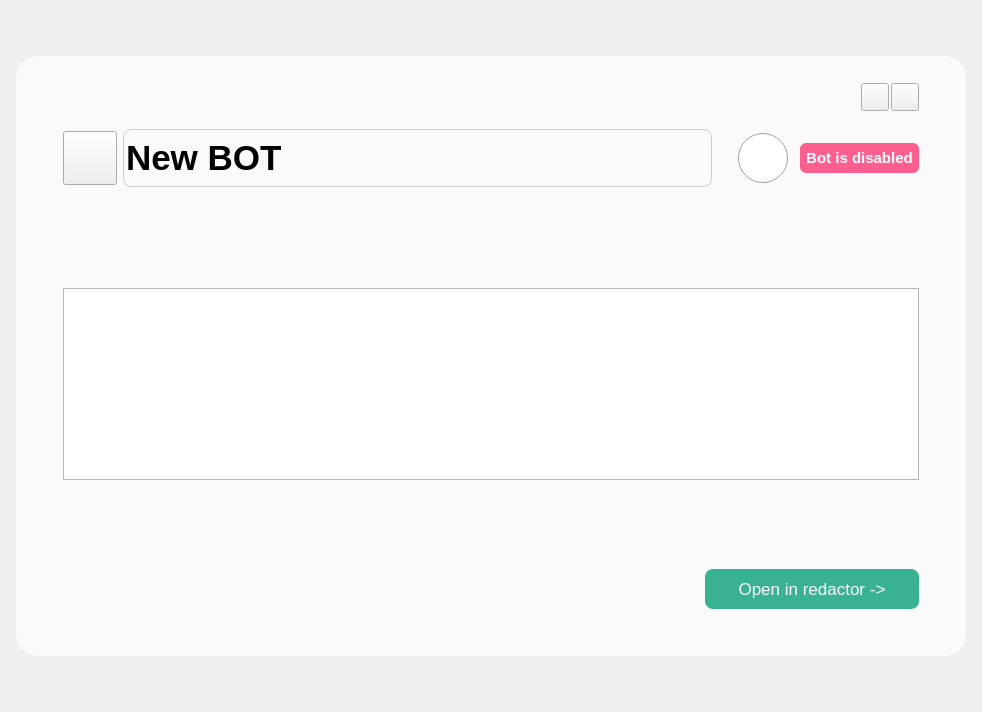
<?xml version="1.0" encoding="UTF-8"?>
<ui version="4.0">
 <class>SelectedProjectWidget</class>
 <widget class="QWidget" name="SelectedProjectWidget">
  <property name="geometry">
   <rect>
    <x>0</x>
    <y>0</y>
    <width>982</width>
    <height>712</height>
   </rect>
  </property>
  <property name="windowTitle">
   <string>Form</string>
  </property>
  <layout class="QVBoxLayout" name="verticalLayout_3">
   <item>
    <spacer name="verticalSpacer">
     <property name="orientation">
      <enum>Qt::Vertical</enum>
     </property>
     <property name="sizeHint" stdset="0">
      <size>
       <width>20</width>
       <height>58</height>
      </size>
     </property>
    </spacer>
   </item>
   <item>
    <layout class="QHBoxLayout" name="horizontalLayout_3">
     <item>
      <spacer name="horizontalSpacer">
       <property name="orientation">
        <enum>Qt::Horizontal</enum>
       </property>
       <property name="sizeHint" stdset="0">
        <size>
         <width>40</width>
         <height>20</height>
        </size>
       </property>
      </spacer>
     </item>
     <item>
      <widget class="QGroupBox" name="background">
       <property name="sizePolicy">
        <sizepolicy hsizetype="Minimum" vsizetype="Minimum">
         <horstretch>0</horstretch>
         <verstretch>0</verstretch>
        </sizepolicy>
       </property>
       <property name="minimumSize">
        <size>
         <width>950</width>
         <height>600</height>
        </size>
       </property>
       <property name="styleSheet">
        <string notr="true">QGroupBox{
border-radius: 22px;
border:none;
background-color: rgba(255,255,255,180);
}
QGroupBox::hover{
border-radius: 22px;
border:none;
background-color: rgb(255,255,255);
}</string>
       </property>
       <property name="title">
        <string/>
       </property>
       <layout class="QVBoxLayout" name="verticalLayout">
        <property name="leftMargin">
         <number>47</number>
        </property>
        <property name="topMargin">
         <number>27</number>
        </property>
        <property name="rightMargin">
         <number>47</number>
        </property>
        <property name="bottomMargin">
         <number>47</number>
        </property>
        <item>
         <layout class="QHBoxLayout" name="horizontalLayout_9">
          <property name="topMargin">
           <number>0</number>
          </property>
          <item>
           <layout class="QHBoxLayout" name="horizontalLayout_8">
            <property name="spacing">
             <number>2</number>
            </property>
            <property name="topMargin">
             <number>0</number>
            </property>
            <item>
             <spacer name="horizontalSpacer_4">
              <property name="orientation">
               <enum>Qt::Horizontal</enum>
              </property>
              <property name="sizeHint" stdset="0">
               <size>
                <width>40</width>
                <height>20</height>
               </size>
              </property>
             </spacer>
            </item>
            <item>
             <widget class="QPushButton" name="edit_bot_button">
              <property name="minimumSize">
               <size>
                <width>28</width>
                <height>28</height>
               </size>
              </property>
              <property name="maximumSize">
               <size>
                <width>28</width>
                <height>28</height>
               </size>
              </property>
              <property name="text">
               <string/>
              </property>
              <property name="icon">
               <iconset resource="../bot_icons.qrc">
                <normaloff>:/icons/widgets/times_icon/save.png</normaloff>:/icons/widgets/times_icon/save.png</iconset>
              </property>
              <property name="iconSize">
               <size>
                <width>20</width>
                <height>20</height>
               </size>
              </property>
             </widget>
            </item>
            <item>
             <widget class="QPushButton" name="remove_bot_button">
              <property name="minimumSize">
               <size>
                <width>28</width>
                <height>28</height>
               </size>
              </property>
              <property name="maximumSize">
               <size>
                <width>28</width>
                <height>28</height>
               </size>
              </property>
              <property name="text">
               <string/>
              </property>
              <property name="icon">
               <iconset resource="../bot_icons.qrc">
                <normaloff>:/icons/widgets/times_icon/remove.png</normaloff>:/icons/widgets/times_icon/remove.png</iconset>
              </property>
              <property name="iconSize">
               <size>
                <width>20</width>
                <height>20</height>
               </size>
              </property>
             </widget>
            </item>
           </layout>
          </item>
         </layout>
        </item>
        <item>
         <layout class="QHBoxLayout" name="horizontalLayout_4">
          <item>
           <layout class="QHBoxLayout" name="horizontalLayout_6">
            <property name="rightMargin">
             <number>0</number>
            </property>
            <item>
             <widget class="QPushButton" name="icon_bot_button">
              <property name="minimumSize">
               <size>
                <width>54</width>
                <height>54</height>
               </size>
              </property>
              <property name="maximumSize">
               <size>
                <width>54</width>
                <height>54</height>
               </size>
              </property>
              <property name="text">
               <string/>
              </property>
              <property name="icon">
               <iconset resource="../bot_icons.qrc">
                <normaloff>:/icons/widgets/times_icon/new_bot.png</normaloff>:/icons/widgets/times_icon/new_bot.png</iconset>
              </property>
              <property name="iconSize">
               <size>
                <width>47</width>
                <height>47</height>
               </size>
              </property>
             </widget>
            </item>
            <item>
             <layout class="QHBoxLayout" name="horizontalLayout_5">
              <property name="spacing">
               <number>10</number>
              </property>
              <property name="rightMargin">
               <number>0</number>
              </property>
              <item>
               <widget class="QLineEdit" name="name_bot_edit">
                <property name="minimumSize">
                 <size>
                  <width>150</width>
                  <height>58</height>
                 </size>
                </property>
                <property name="font">
                 <font>
                  <pointsize>26</pointsize>
                  <bold>true</bold>
                 </font>
                </property>
                <property name="styleSheet">
                 <string notr="true">QLineEdit{
border: 1px solid rgb(204,204,204);
color: black;
border-radius:8px; 
background-color: transparent;
}

QLineEdit::hover{
border: 1px solid rgba(82,136,193,180);
color: black;
border-radius:8px; 
background-color: transparent;
}
</string>
                </property>
                <property name="text">
                 <string>New BOT</string>
                </property>
               </widget>
              </item>
              <item>
               <layout class="QVBoxLayout" name="verticalLayout_2">
                <property name="rightMargin">
                 <number>0</number>
                </property>
                <item>
                 <spacer name="verticalSpacer_5">
                  <property name="orientation">
                   <enum>Qt::Vertical</enum>
                  </property>
                  <property name="sizeHint" stdset="0">
                   <size>
                    <width>20</width>
                    <height>40</height>
                   </size>
                  </property>
                 </spacer>
                </item>
               </layout>
              </item>
             </layout>
            </item>
           </layout>
          </item>
          <item>
           <layout class="QHBoxLayout" name="horizontalLayout_2">
            <item>
             <widget class="QRadioButton" name="switch_activated_bot">
              <property name="styleSheet">
               <string notr="true">QRadioButton{}

QRadioButton::indicator
{
    width: 50px;
    height:50px;
}

QRadioButton::indicator:checked{
image:url(:/icons/images/start_bot.svg);
}

QRadioButton::indicator:unchecked{
image:url(:/icons/images/stop_bot.svg);
}</string>
              </property>
              <property name="text">
               <string/>
              </property>
             </widget>
            </item>
            <item>
             <widget class="QLabel" name="marker_state_bot">
              <property name="minimumSize">
               <size>
                <width>119</width>
                <height>25</height>
               </size>
              </property>
              <property name="maximumSize">
               <size>
                <width>16777215</width>
                <height>30</height>
               </size>
              </property>
              <property name="font">
               <font>
                <pointsize>11</pointsize>
                <bold>true</bold>
               </font>
              </property>
              <property name="styleSheet">
               <string notr="true">QLabel{
border-radius:6px;
border:none;
color:white;
background-color:#FF5F8F;
}</string>
              </property>
              <property name="text">
               <string>Bot is disabled</string>
              </property>
              <property name="alignment">
               <set>Qt::AlignCenter</set>
              </property>
             </widget>
            </item>
           </layout>
          </item>
         </layout>
        </item>
        <item>
         <spacer name="verticalSpacer_4">
          <property name="orientation">
           <enum>Qt::Vertical</enum>
          </property>
          <property name="sizeHint" stdset="0">
           <size>
            <width>20</width>
            <height>17</height>
           </size>
          </property>
         </spacer>
        </item>
        <item>
         <widget class="BotView" name="bot_view">
          <property name="styleSheet">
           <string notr="true">QGraphicsView{
margin-right:0px;
}</string>
          </property>
         </widget>
        </item>
        <item>
         <spacer name="verticalSpacer_3">
          <property name="orientation">
           <enum>Qt::Vertical</enum>
          </property>
          <property name="sizeHint" stdset="0">
           <size>
            <width>20</width>
            <height>17</height>
           </size>
          </property>
         </spacer>
        </item>
        <item>
         <layout class="QHBoxLayout" name="horizontalLayout">
          <property name="rightMargin">
           <number>0</number>
          </property>
          <item>
           <spacer name="horizontalSpacer_3">
            <property name="orientation">
             <enum>Qt::Horizontal</enum>
            </property>
            <property name="sizeHint" stdset="0">
             <size>
              <width>40</width>
              <height>20</height>
             </size>
            </property>
           </spacer>
          </item>
          <item>
           <spacer name="horizontalSpacer_5">
            <property name="orientation">
             <enum>Qt::Horizontal</enum>
            </property>
            <property name="sizeHint" stdset="0">
             <size>
              <width>40</width>
              <height>20</height>
             </size>
            </property>
           </spacer>
          </item>
          <item>
           <spacer name="horizontalSpacer_6">
            <property name="orientation">
             <enum>Qt::Horizontal</enum>
            </property>
            <property name="sizeHint" stdset="0">
             <size>
              <width>40</width>
              <height>20</height>
             </size>
            </property>
           </spacer>
          </item>
          <item>
           <widget class="QPushButton" name="open_in_redactor_button">
            <property name="sizePolicy">
             <sizepolicy hsizetype="Expanding" vsizetype="Fixed">
              <horstretch>0</horstretch>
              <verstretch>0</verstretch>
             </sizepolicy>
            </property>
            <property name="minimumSize">
             <size>
              <width>140</width>
              <height>40</height>
             </size>
            </property>
            <property name="font">
             <font>
              <pointsize>13</pointsize>
              <bold>false</bold>
             </font>
            </property>
            <property name="styleSheet">
             <string notr="true">QPushButton{
background-color: rgb(57,178,146);
border:none;
color:white;
border-radius:8px;
}
</string>
            </property>
            <property name="text">
             <string>Open in redactor -&gt;</string>
            </property>
           </widget>
          </item>
         </layout>
        </item>
       </layout>
      </widget>
     </item>
     <item>
      <spacer name="horizontalSpacer_2">
       <property name="orientation">
        <enum>Qt::Horizontal</enum>
       </property>
       <property name="sizeHint" stdset="0">
        <size>
         <width>40</width>
         <height>20</height>
        </size>
       </property>
      </spacer>
     </item>
    </layout>
   </item>
   <item>
    <spacer name="verticalSpacer_2">
     <property name="orientation">
      <enum>Qt::Vertical</enum>
     </property>
     <property name="sizeHint" stdset="0">
      <size>
       <width>20</width>
       <height>57</height>
      </size>
     </property>
    </spacer>
   </item>
  </layout>
 </widget>
 <customwidgets>
  <customwidget>
   <class>BotView</class>
   <extends>QGraphicsView</extends>
   <header>constructor_app.graphic_scene.bot_view</header>
  </customwidget>
 </customwidgets>
 <resources>
  <include location="../bot_icons.qrc"/>
 </resources>
 <connections/>
</ui>
